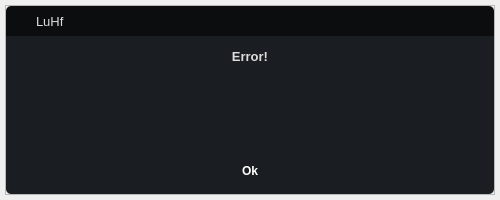
<?xml version="1.0" encoding="UTF-8"?>
<ui version="4.0">
 <class>DialogErro</class>
 <widget class="QDialog" name="DialogErro">
  <property name="geometry">
   <rect>
    <x>0</x>
    <y>0</y>
    <width>500</width>
    <height>200</height>
   </rect>
  </property>
  <property name="minimumSize">
   <size>
    <width>500</width>
    <height>200</height>
   </size>
  </property>
  <property name="maximumSize">
   <size>
    <width>500</width>
    <height>200</height>
   </size>
  </property>
  <property name="windowTitle">
   <string>Dialog</string>
  </property>
  <property name="styleSheet">
   <string notr="true">*{
	font-family:&quot;Segoe UI&quot;;
	background-repeat: none;
	background-position: center;
	color: rgb(221, 221, 221);
}

#header_content{
	background-color: rgb(11, 13, 15);
	
}
#header_content QPushButton{
	background-color: transparent;
	border-radius: 5px;
}
/*	Propriedades que se aplicam aos botões , que aplicam um efeito de hover quando o mouse é passado por eles*/
#header_content QPushButton:hover{
	background-color: rgba(255, 255, 255, 0.1);
}
#body_content{
	background-color:rgb(26, 29, 34);
}
QLineEdit {
	background-color: rgb(33, 37, 43);
	border-radius: 5px;
	border: 2px solid rgb(33, 37, 43);
	padding-left: 10px;
	selection-color: rgb(255, 255, 255);
	selection-background-color: rgb(255, 121, 198);
}
#label_local_projeto{
	background-color: rgb(33, 37, 43);
	border-radius: 5px;
	border: 2px solid rgb(33, 37, 43);
	padding-left: 10px;
	selection-color: rgb(255, 255, 255);
	selection-background-color: rgb(255, 121, 198);
}
QLineEdit:hover {
	border: 2px solid rgb(64, 71, 88);
}
QLineEdit:focus {
	border: 2px solid rgb(91, 101, 124);
}
</string>
  </property>
  <layout class="QVBoxLayout" name="verticalLayout">
   <property name="spacing">
    <number>0</number>
   </property>
   <property name="leftMargin">
    <number>5</number>
   </property>
   <property name="topMargin">
    <number>5</number>
   </property>
   <property name="rightMargin">
    <number>5</number>
   </property>
   <property name="bottomMargin">
    <number>5</number>
   </property>
   <item>
    <widget class="QFrame" name="container_app">
     <property name="frameShape">
      <enum>QFrame::StyledPanel</enum>
     </property>
     <property name="frameShadow">
      <enum>QFrame::Raised</enum>
     </property>
     <layout class="QVBoxLayout" name="verticalLayout_6">
      <property name="spacing">
       <number>0</number>
      </property>
      <property name="leftMargin">
       <number>0</number>
      </property>
      <property name="topMargin">
       <number>0</number>
      </property>
      <property name="rightMargin">
       <number>0</number>
      </property>
      <property name="bottomMargin">
       <number>0</number>
      </property>
      <item>
       <widget class="QFrame" name="header_content">
        <property name="minimumSize">
         <size>
          <width>0</width>
          <height>30</height>
         </size>
        </property>
        <property name="maximumSize">
         <size>
          <width>16777215</width>
          <height>30</height>
         </size>
        </property>
        <property name="styleSheet">
         <string notr="true">border-top-left-radius: 5px;
border-top-right-radius: 5px;</string>
        </property>
        <property name="frameShape">
         <enum>QFrame::StyledPanel</enum>
        </property>
        <property name="frameShadow">
         <enum>QFrame::Raised</enum>
        </property>
        <layout class="QHBoxLayout" name="horizontalLayout">
         <property name="spacing">
          <number>0</number>
         </property>
         <property name="leftMargin">
          <number>0</number>
         </property>
         <property name="topMargin">
          <number>0</number>
         </property>
         <property name="rightMargin">
          <number>4</number>
         </property>
         <property name="bottomMargin">
          <number>0</number>
         </property>
         <item>
          <widget class="QFrame" name="frame_3">
           <property name="minimumSize">
            <size>
             <width>30</width>
             <height>30</height>
            </size>
           </property>
           <property name="maximumSize">
            <size>
             <width>30</width>
             <height>30</height>
            </size>
           </property>
           <property name="styleSheet">
            <string notr="true">background-image: url(:/images/images/logo_25x25.png);</string>
           </property>
           <property name="frameShape">
            <enum>QFrame::StyledPanel</enum>
           </property>
           <property name="frameShadow">
            <enum>QFrame::Raised</enum>
           </property>
          </widget>
         </item>
         <item>
          <widget class="QFrame" name="frame_2">
           <property name="font">
            <font>
             <family>Segoe UI</family>
             <pointsize>11</pointsize>
            </font>
           </property>
           <property name="frameShape">
            <enum>QFrame::StyledPanel</enum>
           </property>
           <property name="frameShadow">
            <enum>QFrame::Raised</enum>
           </property>
           <layout class="QVBoxLayout" name="verticalLayout_2">
            <property name="spacing">
             <number>0</number>
            </property>
            <property name="leftMargin">
             <number>0</number>
            </property>
            <property name="topMargin">
             <number>0</number>
            </property>
            <property name="rightMargin">
             <number>0</number>
            </property>
            <property name="bottomMargin">
             <number>0</number>
            </property>
            <item>
             <widget class="QLabel" name="label">
              <property name="font">
               <font>
                <family>Segoe UI</family>
                <pointsize>10</pointsize>
               </font>
              </property>
              <property name="text">
               <string>LuHf</string>
              </property>
             </widget>
            </item>
           </layout>
          </widget>
         </item>
         <item>
          <widget class="QFrame" name="frame">
           <property name="maximumSize">
            <size>
             <width>20</width>
             <height>20</height>
            </size>
           </property>
           <property name="styleSheet">
            <string notr="true"/>
           </property>
           <property name="frameShape">
            <enum>QFrame::StyledPanel</enum>
           </property>
           <property name="frameShadow">
            <enum>QFrame::Raised</enum>
           </property>
           <layout class="QHBoxLayout" name="horizontalLayout_4">
            <property name="spacing">
             <number>0</number>
            </property>
            <property name="leftMargin">
             <number>0</number>
            </property>
            <property name="topMargin">
             <number>0</number>
            </property>
            <property name="rightMargin">
             <number>0</number>
            </property>
            <property name="bottomMargin">
             <number>0</number>
            </property>
            <item>
             <widget class="QPushButton" name="btn_Close">
              <property name="minimumSize">
               <size>
                <width>20</width>
                <height>20</height>
               </size>
              </property>
              <property name="maximumSize">
               <size>
                <width>20</width>
                <height>20</height>
               </size>
              </property>
              <property name="styleSheet">
               <string notr="true">background-image: url(:/icons/icons/icon_close.png);</string>
              </property>
              <property name="text">
               <string/>
              </property>
             </widget>
            </item>
           </layout>
          </widget>
         </item>
        </layout>
       </widget>
      </item>
      <item>
       <widget class="QFrame" name="body_content">
        <property name="styleSheet">
         <string notr="true">border-bottom-left-radius: 5px;
border-bottom-right-radius: 5px;</string>
        </property>
        <property name="frameShape">
         <enum>QFrame::StyledPanel</enum>
        </property>
        <property name="frameShadow">
         <enum>QFrame::Raised</enum>
        </property>
        <layout class="QVBoxLayout" name="verticalLayout_3">
         <property name="spacing">
          <number>0</number>
         </property>
         <property name="leftMargin">
          <number>0</number>
         </property>
         <property name="topMargin">
          <number>0</number>
         </property>
         <property name="rightMargin">
          <number>0</number>
         </property>
         <property name="bottomMargin">
          <number>0</number>
         </property>
         <item>
          <widget class="QFrame" name="frame_4">
           <property name="minimumSize">
            <size>
             <width>0</width>
             <height>40</height>
            </size>
           </property>
           <property name="maximumSize">
            <size>
             <width>16777215</width>
             <height>40</height>
            </size>
           </property>
           <property name="frameShape">
            <enum>QFrame::StyledPanel</enum>
           </property>
           <property name="frameShadow">
            <enum>QFrame::Raised</enum>
           </property>
           <layout class="QVBoxLayout" name="verticalLayout_5">
            <property name="spacing">
             <number>0</number>
            </property>
            <property name="leftMargin">
             <number>0</number>
            </property>
            <property name="topMargin">
             <number>0</number>
            </property>
            <property name="rightMargin">
             <number>0</number>
            </property>
            <property name="bottomMargin">
             <number>0</number>
            </property>
            <item>
             <widget class="QLabel" name="label_2">
              <property name="font">
               <font>
                <family>Segoe UI</family>
                <pointsize>10</pointsize>
                <bold>true</bold>
               </font>
              </property>
              <property name="text">
               <string>Error!</string>
              </property>
              <property name="alignment">
               <set>Qt::AlignCenter</set>
              </property>
             </widget>
            </item>
           </layout>
          </widget>
         </item>
         <item>
          <widget class="QFrame" name="frame_6">
           <property name="frameShape">
            <enum>QFrame::StyledPanel</enum>
           </property>
           <property name="frameShadow">
            <enum>QFrame::Raised</enum>
           </property>
           <layout class="QHBoxLayout" name="horizontalLayout_2">
            <property name="spacing">
             <number>13</number>
            </property>
            <property name="leftMargin">
             <number>6</number>
            </property>
            <property name="topMargin">
             <number>0</number>
            </property>
            <property name="rightMargin">
             <number>0</number>
            </property>
            <property name="bottomMargin">
             <number>0</number>
            </property>
            <item>
             <widget class="QFrame" name="frame_imagem">
              <property name="minimumSize">
               <size>
                <width>40</width>
                <height>40</height>
               </size>
              </property>
              <property name="maximumSize">
               <size>
                <width>40</width>
                <height>40</height>
               </size>
              </property>
              <property name="styleSheet">
               <string notr="true">background-repeat: no-repeat;
background-image: url(:/images/images/erro40.png);
background-position: center;</string>
              </property>
              <property name="frameShape">
               <enum>QFrame::StyledPanel</enum>
              </property>
              <property name="frameShadow">
               <enum>QFrame::Raised</enum>
              </property>
             </widget>
            </item>
            <item>
             <widget class="QLabel" name="label_message">
              <property name="sizePolicy">
               <sizepolicy hsizetype="Preferred" vsizetype="Preferred">
                <horstretch>0</horstretch>
                <verstretch>0</verstretch>
               </sizepolicy>
              </property>
              <property name="font">
               <font>
                <family>Segoe UI</family>
                <pointsize>11</pointsize>
               </font>
              </property>
              <property name="text">
               <string>&lt;html&gt;&lt;head/&gt;&lt;body&gt;&lt;p align=&quot;justify&quot;&gt;&lt;br/&gt;&lt;/p&gt;&lt;/body&gt;&lt;/html&gt;</string>
              </property>
              <property name="alignment">
               <set>Qt::AlignLeading|Qt::AlignLeft|Qt::AlignTop</set>
              </property>
              <property name="wordWrap">
               <bool>true</bool>
              </property>
             </widget>
            </item>
           </layout>
          </widget>
         </item>
         <item>
          <widget class="QFrame" name="frame_5">
           <property name="minimumSize">
            <size>
             <width>0</width>
             <height>40</height>
            </size>
           </property>
           <property name="maximumSize">
            <size>
             <width>16777215</width>
             <height>40</height>
            </size>
           </property>
           <property name="frameShape">
            <enum>QFrame::StyledPanel</enum>
           </property>
           <property name="frameShadow">
            <enum>QFrame::Raised</enum>
           </property>
           <layout class="QVBoxLayout" name="verticalLayout_4">
            <property name="spacing">
             <number>0</number>
            </property>
            <property name="leftMargin">
             <number>0</number>
            </property>
            <property name="topMargin">
             <number>0</number>
            </property>
            <property name="rightMargin">
             <number>0</number>
            </property>
            <property name="bottomMargin">
             <number>6</number>
            </property>
            <item alignment="Qt::AlignHCenter|Qt::AlignVCenter">
             <widget class="QPushButton" name="btn_Ok">
              <property name="minimumSize">
               <size>
                <width>100</width>
                <height>30</height>
               </size>
              </property>
              <property name="maximumSize">
               <size>
                <width>100</width>
                <height>30</height>
               </size>
              </property>
              <property name="styleSheet">
               <string notr="true">QPushButton{
	border: none; /* Remove as bordas */
    background: qlineargradient(spread:pad, x1:0, y1:0, x2:1, y2:1, 
                                stop:0 #B3D2F2, stop:1 #4E60FF); /* Gradiente de cor de fundo */
    color: white; /* Cor do texto do botão */
    padding: 5px; /* Espaçamento interno do botão */
    border-radius: 5px; /* Bordas arredondadas (opcional) */
	font-weight: bold;
}

QPushButton:hover {
    background: qlineargradient(spread:pad, x1:0, y1:0, x2:1, y2:1, 
                                stop:0 #FFBD33, stop:1 #FF5733); /* Gradiente ao passar o mouse */
}

QPushButton:pressed{
	background-color: 2828c5;
	color: rgb(255, 255, 255);
	border: 1px solid, rgba(0,0,0,0.1);
}</string>
              </property>
              <property name="text">
               <string>Ok</string>
              </property>
             </widget>
            </item>
           </layout>
          </widget>
         </item>
        </layout>
       </widget>
      </item>
     </layout>
    </widget>
   </item>
  </layout>
 </widget>
 <resources>
  <include location="../../resources.qrc"/>
 </resources>
 <connections/>
</ui>
